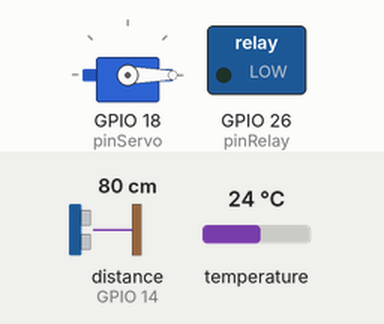
This sketch was run on a simulated ESP32. Parts: servo, switched loads named in the sketch (green lamp = pin HIGH). The inputs (shaded band) are chosen by the test bench; at power-on: temperature 24 °C, distance to the obstacle (sensor on GPIO 14) 80 cm. The echo pulse lasts 58.3 µs per cm; WiFi joins after 1.5 s; servers stay silent unless stated; network time is answered at once with the bench clock; uploads are accepted with an empty reply; the local clock reads 2024-03-15 10:24:30 at power-on unless the sketch sets it; EEPROM starts erased; pins used as bus, display or sensor lines are not drawn; what the sketch prints to the serial monitor is not drawn.

Above: at 2.9 s.
3.0 s: temperature set to 29.5 °C
13.7 s: temperature set to 30.4 °C
At 18.5 s:
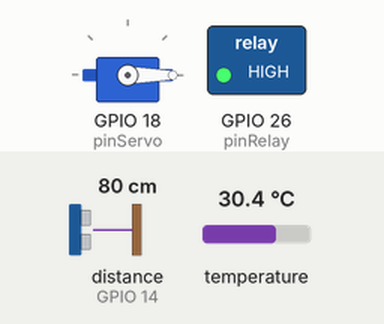
20.8 s: temperature set to 12 °C
At 24.1 s:
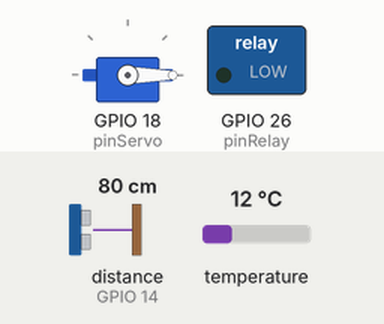
27.9 s: temperature set to 33 °C
At 30.9 s:
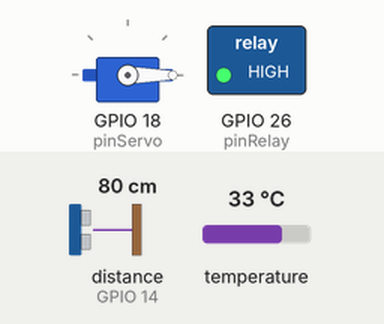
Timing chart, 0 to 32.4 s (numbered marks = the images above; inputs shaded):
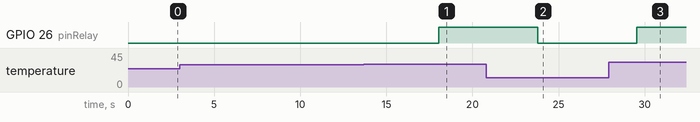

Measured:
- the behaviour switches between 30 and 30.1 °C on temperature (found by bisection; images 0 and 1)
- after the input at 3.0 s, every drawn part: stays the same
- after the input at 13.7 s, GPIO 26 (pinRelay): LOW → HIGH after 4.3 s
- after the input at 20.8 s, GPIO 26 (pinRelay): HIGH → LOW after 3.0 s
- after the input at 27.9 s, GPIO 26 (pinRelay): LOW → HIGH after 1.6 s

The sketch:

IOT_CODE_SIC6_STAGE4.ino
```cpp
// ===== LIBRARY =====
#include <WiFi.h>            // Untuk koneksi WiFi
#include <HTTPClient.h>      // Untuk kirim data ke server lewat HTTP
#include <ArduinoJson.h>     // Untuk format data JSON
#include <OneWire.h>         // Untuk komunikasi 1 kabel dengan DS18B20
#include <DallasTemperature.h> // Untuk membaca suhu dari sensor DS18B20
#include <NTPClient.h>       // Untuk mendapatkan waktu dari internet
#include <WiFiUdp.h>         // Untuk membantu NTP
#include <ESP32Servo.h>      // Untuk mengendalikan motor servo
#include <Preferences.h>     // EEPROM Preferences

// ===== KONFIGURASI =====
const char* ssid = "OOO";             // Nama WiFi
const char* password = "12345678";      // Password WiFi

const char* API_SENSOR_URL = "http://192.168.18.4:5000/sensor";        // URL API untuk mengirim data sensor
const char* API_JADWAL_URL = "http://192.168.18.4:5000/jadwal_pakan";   // URL API untuk mengambil jadwal pakan

// Pin yang digunakan
const int pinRelay = 26;   // Relay untuk pompa
const int pinServo = 18;   // Servo untuk buka tutup pakan
const int pinTrig = 12;    // Ultrasonik TRIG
const int pinEcho = 14;    // Ultrasonik ECHO
const int pinOneWire = 4;  // Pin sensor suhu DS18B20

// ===== OBJEK SENSOR =====
OneWire oneWire(pinOneWire);           // Buat jalur OneWire
DallasTemperature sensors(&oneWire);   // Buat objek sensor suhu
Servo servo;                           // Buat objek motor servo

// Objek untuk ambil waktu internet
WiFiUDP ntpUDP;
NTPClient timeClient(ntpUDP, "pool.ntp.org", 7 * 3600, 60000); // UTC +7 WIB

// objek preferences
Preferences preferences;

// ===== STRUKTUR DATA UNTUK JADWAL =====
struct Jadwal {
  int jam;
  int menit;
};

Jadwal jadwalList[10];     // List untuk menyimpan maksimal 10 jadwal pakan
int jumlahJadwal = 0;      // Banyaknya jadwal aktif

// ===== TIMER =====
unsigned long lastSuhuCheck = 0;
unsigned long lastPakanCheck = 0;
unsigned long lastTarikJadwal = 0;
int lastJamEksekusi = -1;
int lastMenitEksekusi = -1;

// ===== FUNGSI =====

// 1. Fungsi untuk koneksi ke WiFi
void konekWifi() {
  WiFi.begin(ssid, password);
  Serial.print("Menyambung ke WiFi");
  while (WiFi.status() != WL_CONNECTED) {
    delay(500);
    Serial.print(".");
  }
  Serial.println("\nWiFi Connected!");
}

// 2. Fungsi untuk baca suhu dari DS18B20
float bacaSuhu() {
  sensors.requestTemperatures();
  return sensors.getTempCByIndex(0); // Ambil suhu pertama
}

// 3. Fungsi untuk menggerakkan motor servo
void gerakServo(int angle) {
  int duty = map(angle, 0, 180, 544, 2400); // Konversi sudut ke pulsa servo
  servo.writeMicroseconds(duty);
}

// 4. Fungsi untuk buka tutup pakan beberapa kali
void bukaTutupPakan(int repetisi = 3) {
  for (int i = 0; i < repetisi; i++) {
    gerakServo(90);    // Buka pakan
    delay(2000);       // Tunggu 2 detik
    gerakServo(0);     // Tutup pakan
    delay(2000);       // Tunggu 2 detik
  }
}

// 5. Fungsi untuk baca jarak isi pakan
long jarakSensor() {
  digitalWrite(pinTrig, LOW);
  delayMicroseconds(2);
  digitalWrite(pinTrig, HIGH);
  delayMicroseconds(10);
  digitalWrite(pinTrig, LOW);

  long duration = pulseIn(pinEcho, HIGH, 10000); // Baca lama pantulan
  long distance = duration * 0.034 / 2; // Konversi ke cm
  return distance;
}

// 6. Fungsi untuk hitung persen isi pakan
int hitungPersenIsi(long jarakCm) {
  const int TINGGI_WADAH_CM = 10; // Tinggi wadah pakan
  const int JARAK_MIN_CM = 2;     // Batas jarak minimum jika penuh

  if (jarakCm > TINGGI_WADAH_CM) jarakCm = TINGGI_WADAH_CM;
  if (jarakCm < JARAK_MIN_CM) jarakCm = JARAK_MIN_CM;

  int tinggiIsi = TINGGI_WADAH_CM - jarakCm;
  int kapasitasMax = TINGGI_WADAH_CM - JARAK_MIN_CM;
  float persen = (tinggiIsi * 100.0) / kapasitasMax;

  return round(persen);
}

// 7. Fungsi untuk kirim data sensor ke server
void kirimData(float suhu, int persenPakan, int statusPompa) {
  if (WiFi.status() == WL_CONNECTED) {
    HTTPClient http;
    http.begin(API_SENSOR_URL);
    http.addHeader("Content-Type", "application/json");

    StaticJsonDocument<200> doc;
    doc["suhu"] = suhu;
    doc["pakan(%)"] = persenPakan;
    doc["pompa"] = statusPompa;

    String body;
    serializeJson(doc, body);
    int httpResponseCode = http.POST(body);

    Serial.println("Kirim ke API, Response: " + String(httpResponseCode));
    http.end();
  }
}

// 8. Fungsi untuk ambil jadwal pakan dari server
void tarikJadwalPakan() {
  if (WiFi.status() == WL_CONNECTED) {
    HTTPClient http;
    http.begin(API_JADWAL_URL);

    int httpResponseCode = http.GET();
    if (httpResponseCode == 200) {
      String payload = http.getString();
      StaticJsonDocument<512> doc;
      DeserializationError error = deserializeJson(doc, payload);

      if (!error) {
        JsonArray arr = doc.as<JsonArray>();
        Jadwal tempJadwal[10];
        int tempJumlah = 0;

        for (JsonObject obj : arr) {
          if (tempJumlah < 10) {
            tempJadwal[tempJumlah].jam = obj["jam"];
            tempJadwal[tempJumlah].menit = obj["menit"];
            tempJumlah++;
          }
        }

        if (isJadwalBerubah(tempJadwal, tempJumlah)) {
          // Kalau jadwal berubah, update jadwalList dan simpan EEPROM
          jumlahJadwal = tempJumlah;
          for (int i = 0; i < tempJumlah; i++) {
            jadwalList[i] = tempJadwal[i];
          }
          simpanJadwalEEPROM();
          Serial.println("[INFO] Jadwal diperbarui dan disimpan ke EEPROM.");
        } else {
          Serial.println("[INFO] Jadwal dari API sama, tidak perlu simpan ulang.");
        }
      }
    } else {
      Serial.println("[ERROR] Gagal tarik jadwal. HTTP Response: " + String(httpResponseCode));
    }
    http.end();
  }
}

// 9. Fungsi untuk cek apakah sekarang waktunya memberi makan
bool cekJadwal(int jam, int menit) {
  for (int i = 0; i < jumlahJadwal; i++) {
    if (jadwalList[i].jam == jam && jadwalList[i].menit == menit) {
      return true;
    }
  }
  return false;
}

// 10. Fungsi simpan jadwal ke EEPROM
void simpanJadwalEEPROM() {
  preferences.begin("jadwal", false); // buka namespace "jadwal", mode read+write

  preferences.putInt("jumlah", jumlahJadwal); // Simpan jumlah jadwal

  // Simpan semua jadwal
  for (int i = 0; i < jumlahJadwal; i++) {
    String keyJam = "jam" + String(i);
    String keyMenit = "menit" + String(i);

    preferences.putInt(keyJam.c_str(), jadwalList[i].jam);
    preferences.putInt(keyMenit.c_str(), jadwalList[i].menit);
  }

  preferences.end(); // Tutup akses ke EEPROM
  Serial.println("Jadwal berhasil disimpan ke EEPROM.");
}

// 11. Fungsi load jadwal dari EEPROM
void loadJadwalEEPROM() {
  preferences.begin("jadwal", true); // buka namespace "jadwal", mode read-only

  jumlahJadwal = preferences.getInt("jumlah", 0); // Baca jumlah jadwal

  for (int i = 0; i < jumlahJadwal; i++) {
    String keyJam = "jam" + String(i);
    String keyMenit = "menit" + String(i);

    jadwalList[i].jam = preferences.getInt(keyJam.c_str(), 0);
    jadwalList[i].menit = preferences.getInt(keyMenit.c_str(), 0);
  }

  preferences.end(); // Tutup akses ke EEPROM
  Serial.println("Jadwal berhasil dimuat dari EEPROM.");
}

// 12. Fungsi cek jadwal EEPROM apakah sama dengan API
bool isJadwalBerubah(Jadwal* jadwalBaru, int jumlahBaru) {
  if (jumlahBaru != jumlahJadwal) {
    return true; // Kalau jumlah beda, pasti berubah
  }

  for (int i = 0; i < jumlahBaru; i++) {
    if (jadwalList[i].jam != jadwalBaru[i].jam || jadwalList[i].menit != jadwalBaru[i].menit) {
      return true; // Kalau ada yang beda, jadwal berubah
    }
  }

  return false; // Semua sama
}

// 13. Funngsi cek WIFI RECCONECT
void cekWifi() {
  if (WiFi.status() != WL_CONNECTED) {
    Serial.println("[WARNING] WiFi terputus! Mencoba reconnect...");

    WiFi.disconnect(); // Pastikan reset koneksi
    WiFi.begin(ssid, password);

    unsigned long startAttemptTime = millis();

    // Coba konek maksimal 10 detik
    while (WiFi.status() != WL_CONNECTED && millis() - startAttemptTime < 10000) {
      delay(500);
      Serial.print(".");
    }

    if (WiFi.status() == WL_CONNECTED) {
      Serial.println("\n[INFO] WiFi reconnect berhasil!");
    } else {
      Serial.println("\n[ERROR] Gagal reconnect WiFi setelah 10 detik.");
    }
  }
}


// ===== SETUP =====
void setup() {
  Serial.begin(115200);

  pinMode(pinRelay, OUTPUT);
  pinMode(pinTrig, OUTPUT);
  pinMode(pinEcho, INPUT);

  servo.attach(pinServo);
  servo.write(0); // Servo di posisi tutup

  konekWifi();      // Sambung WiFi
  sensors.begin();  // Mulai sensor suhu
  timeClient.begin(); // Mulai NTP Client
  timeClient.update(); // Sinkronisasi jam pertama kali

  loadJadwalEEPROM(); // Cek jadwal di EEPROM
  tarikJadwalPakan(); // Tarik jadwal awal
}

// ===== LOOP =====
void loop() {

  cekWifi(); // Cek WIFI terhubung atau tidak

  timeClient.update(); // Update jam internet
  int jam = timeClient.getHours();
  int menit = timeClient.getMinutes();

  unsigned long now = millis();

  // 1. Cek suhu tiap 5 detik
  if (now - lastSuhuCheck > 5000) {
    float suhu = bacaSuhu();
    Serial.println("Suhu: " + String(suhu) + " °C");

    // Kalau suhu > 32 derajat, nyalakan pompa (relay)
    if (suhu > 30) {
      digitalWrite(pinRelay, HIGH);
    } else {
      digitalWrite(pinRelay, LOW);
    }
    lastSuhuCheck = now;
  }

  // 2. Cek isi pakan tiap 20 detik
  if (now - lastPakanCheck > 20000) {
    long jarak = jarakSensor();
    int persenPakan = hitungPersenIsi(jarak);
    Serial.println("Pakan tersisa: " + String(persenPakan) + "%");

    kirimData(bacaSuhu(), persenPakan, digitalRead(pinRelay));

    lastPakanCheck = now;
  }

  // 3. Tarik ulang jadwal pakan tiap 1 menit
  if (now - lastTarikJadwal > 60000) {
    tarikJadwalPakan();
    lastTarikJadwal = now;
  }

  // 4. Cek apakah sekarang waktunya memberi makan
  if (cekJadwal(jam, menit) && (jam != lastJamEksekusi || menit != lastMenitEksekusi)) {
    bukaTutupPakan();
    lastJamEksekusi = jam;
    lastMenitEksekusi = menit;
  }

  delay(1000); // Delay kecil supaya tidak terlalu berat kerja CPU
}
```
